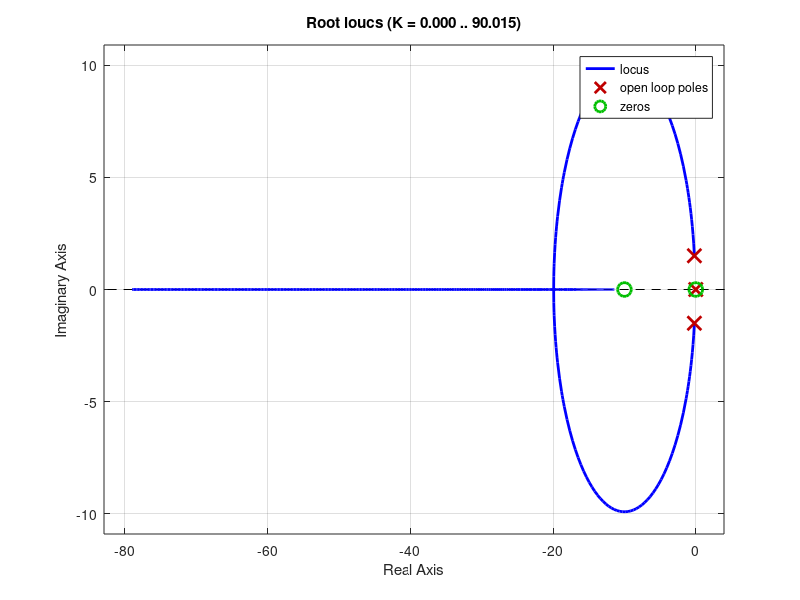

Write the MATLAB code that produced this figure. (Note: this script raises an error after producing the figure.)
s=tf('s');
usys = 1/(s^2+0.4*s+2.3);
comp = ((s+10)*(s+0.01))/s;
rlocus(usys*comp)
sgrid(0.4559,0)
step(feedback(16*usys*comp,1))
